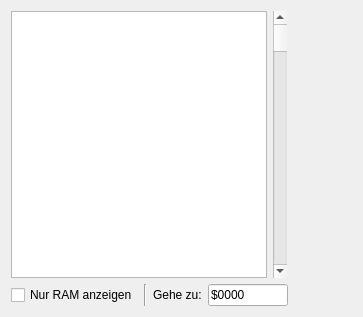
<?xml version="1.0" encoding="UTF-8"?>
<ui version="4.0">
 <class>MemoryWindow</class>
 <widget class="QDialog" name="MemoryWindow">
  <property name="geometry">
   <rect>
    <x>0</x>
    <y>0</y>
    <width>363</width>
    <height>317</height>
   </rect>
  </property>
  <property name="minimumSize">
   <size>
    <width>0</width>
    <height>0</height>
   </size>
  </property>
  <property name="maximumSize">
   <size>
    <width>20000</width>
    <height>20000</height>
   </size>
  </property>
  <property name="windowTitle">
   <string notr="true"/>
  </property>
  <layout class="QVBoxLayout" name="verticalLayout" stretch="1,0">
   <item>
    <layout class="QHBoxLayout" name="horizontalLayout">
     <item>
      <widget class="QTableWidget" name="MemoryTable">
       <property name="focusPolicy">
        <enum>Qt::NoFocus</enum>
       </property>
       <property name="verticalScrollBarPolicy">
        <enum>Qt::ScrollBarAlwaysOff</enum>
       </property>
       <property name="horizontalScrollBarPolicy">
        <enum>Qt::ScrollBarAlwaysOff</enum>
       </property>
       <property name="selectionMode">
        <enum>QAbstractItemView::NoSelection</enum>
       </property>
       <property name="showGrid">
        <bool>false</bool>
       </property>
       <property name="gridStyle">
        <enum>Qt::DashLine</enum>
       </property>
       <attribute name="horizontalHeaderVisible">
        <bool>false</bool>
       </attribute>
       <attribute name="verticalHeaderVisible">
        <bool>false</bool>
       </attribute>
       <attribute name="verticalHeaderMinimumSectionSize">
        <number>8</number>
       </attribute>
      </widget>
     </item>
     <item>
      <widget class="QScrollBar" name="MemoryScroll">
       <property name="maximum">
        <number>65295</number>
       </property>
       <property name="singleStep">
        <number>16</number>
       </property>
       <property name="pageStep">
        <number>256</number>
       </property>
       <property name="orientation">
        <enum>Qt::Vertical</enum>
       </property>
      </widget>
     </item>
     <item>
      <spacer name="horizontalSpacer_2">
       <property name="orientation">
        <enum>Qt::Horizontal</enum>
       </property>
       <property name="sizeHint" stdset="0">
        <size>
         <width>40</width>
         <height>20</height>
        </size>
       </property>
      </spacer>
     </item>
    </layout>
   </item>
   <item>
    <layout class="QHBoxLayout" name="horizontalLayout_2">
     <item>
      <widget class="QCheckBox" name="OnlyRam">
       <property name="text">
        <string>Nur RAM anzeigen</string>
       </property>
      </widget>
     </item>
     <item>
      <widget class="Line" name="line">
       <property name="orientation">
        <enum>Qt::Vertical</enum>
       </property>
      </widget>
     </item>
     <item>
      <widget class="QLabel" name="label">
       <property name="text">
        <string>Gehe zu:</string>
       </property>
      </widget>
     </item>
     <item>
      <widget class="QLineEdit" name="jump_address">
       <property name="sizePolicy">
        <sizepolicy hsizetype="Expanding" vsizetype="Fixed">
         <horstretch>0</horstretch>
         <verstretch>0</verstretch>
        </sizepolicy>
       </property>
       <property name="minimumSize">
        <size>
         <width>0</width>
         <height>0</height>
        </size>
       </property>
       <property name="maximumSize">
        <size>
         <width>80</width>
         <height>16777215</height>
        </size>
       </property>
       <property name="toolTip">
        <string>Springe zu dieser Adresse. Mit Return bestätigen.</string>
       </property>
       <property name="text">
        <string>$0000</string>
       </property>
       <property name="maxLength">
        <number>5</number>
       </property>
      </widget>
     </item>
     <item>
      <spacer name="horizontalSpacer">
       <property name="orientation">
        <enum>Qt::Horizontal</enum>
       </property>
       <property name="sizeType">
        <enum>QSizePolicy::Expanding</enum>
       </property>
       <property name="sizeHint" stdset="0">
        <size>
         <width>40</width>
         <height>20</height>
        </size>
       </property>
      </spacer>
     </item>
    </layout>
   </item>
  </layout>
 </widget>
 <resources/>
 <connections/>
</ui>
